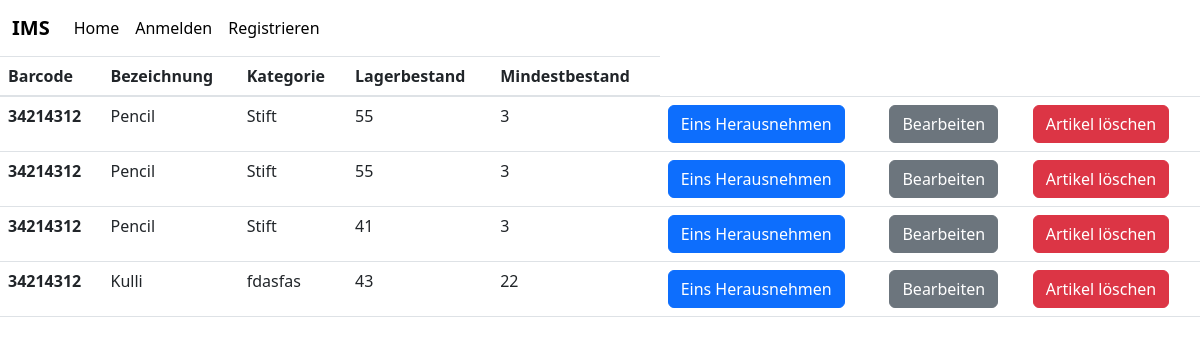
The app's page /showInventory/, older data.
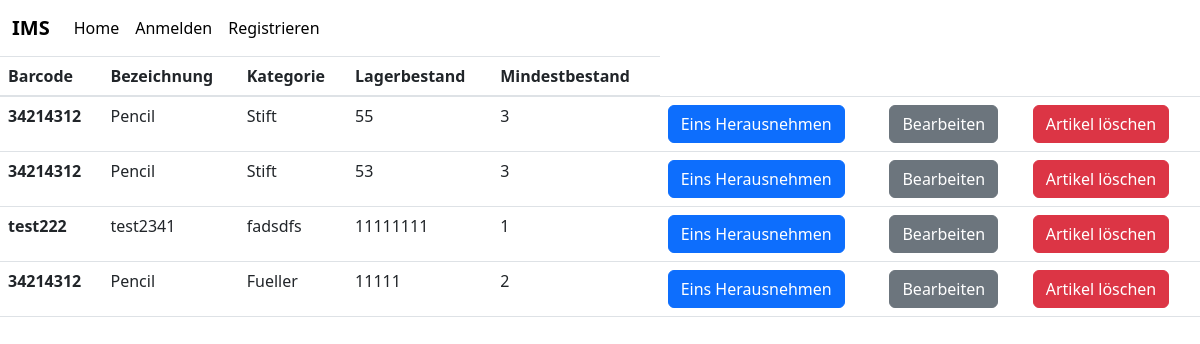
The same page, newer data.
### ims/models.py (models this page shows, shortened)
class Lager(models.Model):
    id = models.AutoField(primary_key=True)
    Barcode = models.CharField(max_length=30)
    Bezeichnung = models.CharField(max_length=25)
    Kategorie = models.CharField(max_length=20)
    Lagerbestand = models.IntegerField()
    Mindestbestand = models.IntegerField()

### ims/views.py (the view)
# urls.py: path('showInventory/', views.showInventory, name='showInventory'),
def showInventory(request):
    lager = Lager.objects.all()
    return render(request, 'showInventory.html', {'lager': lager})

### ims/templates/showInventory.html (shortened to what this page needs)
{%extends 'base.html'%}
{%block content%}
<div id="table-container">
<table class="table">
    <thead>
      <tr>
        <th scope="col">Barcode</th>
        <th scope="col">Bezeichnung</th>
        <th scope="col">Kategorie</th>
        <th scope="col">Lagerbestand</th>
        <th scope="col">Mindestbestand</th>
      </tr>
    </thead>
    <tbody>
      {%for article in lager%}
      <tr>
        <th scope="row">{{article.Barcode}}</th>
        <td>{{article.Bezeichnung}}</td>
        <td>{{article.Kategorie}}</td>
        <td>{{article.Lagerbestand}}</td>
        <td>{{article.Mindestbestand}}</td>
        <td>
          <button type="button" data-index="{{article.id}}" class="btn btn-primary minusOne">
            Eins Herausnehmen
          </button>
        </td>
        <td>
          <a class="btn btn-secondary" id="{{article.id}}" value="{{article.id}}" href="{%url 'updateArticle' article.id %}">
            Bearbeiten
          </a>
        </td>
        <td>
          <button type="button" data-index="{{article.id}}" class="btn btn-danger delete-article">
            Artikel l&ouml;schen
          </button>
      </td>
      </tr>
      {%endfor%}
    </tbody>
  </table>
</div>
{%endblock%}

### ims/templates/base.html (shortened to what this page needs)
{%load static%}
<head>
    <link rel="stylesheet" href="https://cdn.jsdelivr.net/npm/bootstrap@4.3.1/dist/css/bootstrap.min.css">
    <link rel="stylesheet" href="{%static 'style.css'%}">
    <link href="https://cdn.jsdelivr.net/npm/bootstrap@5.3.0/dist/css/bootstrap.min.css" rel="stylesheet">
    <nav class="navbar navbar-expand-lg navbar-dark d-none d-lg-block" style="z-index: 2000;">
      <div class="container-fluid">
        <a class="navbar-brand nav-link" href="{%url 'home'%}">
          <strong>IMS</strong>
        </a>
        <div class="collapse navbar-collapse" id="navbarExample01">
          <ul class="navbar-nav me-auto mb-2 mb-lg-0">
            <li class="nav-item active">
              <a class="nav-link" aria-current="page" href="{%url 'home'%}">Home</a>
            </li>
            {%if user.is_authenticated %}
            <li class="nav-item">
              <a class="nav-link" href="{%url 'addArticle'%}" >Artikel Hinzuf&uuml;gen</a>
            </li>
            <li class="nav-item">
              <a class="nav-link" href="{%url 'showInventory'%}" >Lager einsehen</a>
            </li>
            <li class="nav-item">
              <a class="nav-link" href="{%url 'logout'%}" >Abmelden</a>
            </li>
            {%else%}
            <li class="nav-item">
              <a class="nav-link" href="{%url 'login'%}" >Anmelden</a>
            </li>
            <li class="nav-item">
              <a class="nav-link" href="{%url 'register'%}" >Registrieren</a>
            </li>
            {%endif%}
          </ul>
        </div>
      </div>
    </nav>
  </head>
<body>
  {%block content%}
  {%endblock%}
</body>

### ims/static/style.css (style rules this page uses)
.navbar .nav-link { color: #000 !important; }

Row changes from the older to the newer data that the page shows:
removed Lager: Barcode "34214312", Bezeichnung "Pencil", Kategorie "Stift", Lagerbestand "41", Mindestbestand "3"
removed Lager: Barcode "34214312", Bezeichnung "Kulli", Kategorie "fdasfas", Lagerbestand "43", Mindestbestand "22", {{ article.id }} 14 (drawn)
changed Lager (number 2 of 4 on the later page): Lagerbestand "55" → "53"
added Lager: Barcode "test222", Bezeichnung "test2341", Kategorie "fadsdfs", Lagerbestand "11111111", Mindestbestand "1", {{ article.id }} 18 (drawn)
added Lager: Barcode "34214312", Bezeichnung "Pencil", Kategorie "Fueller", Lagerbestand "11111", Mindestbestand "2", {{ article.id }} 19 (drawn)
